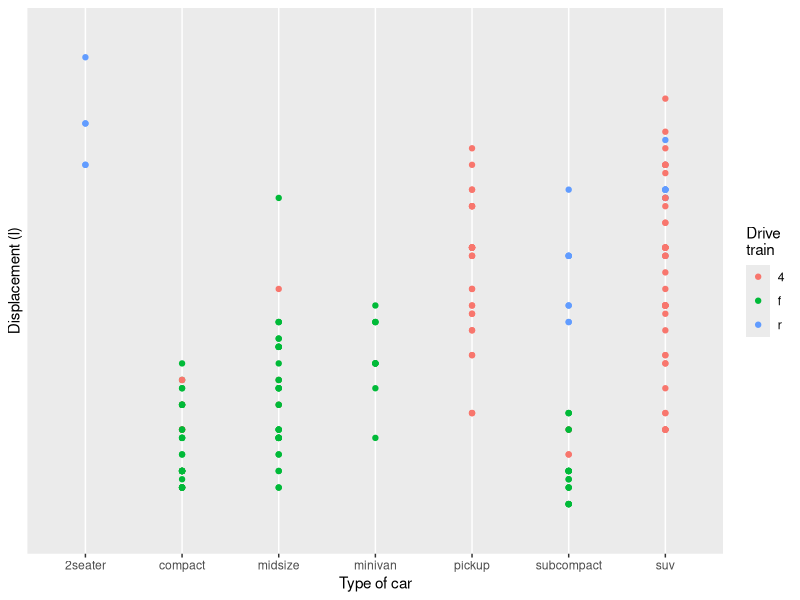

Write R code to recreate this figure.
## ---- chunk 1
knitr::opts_chunk$set(echo = TRUE)
## ---- chunk 2
library(tidyverse)
## ---- chunk 3
####################################
####################################
# ggplot(mpg, aes(displ)) + 
#   scale_y_continuous("Highway mpg") + 
#   scale_x_continuous() +
#   geom_point(aes(y = hwy))

# The above can be modified to:
# mpg %>% 
#   ggplot(aes(displ, hwy)) +
#   geom_point() +
#   labs(y = "Highway mpg")
####################################
####################################




####################################
####################################
# ggplot(mpg, aes(y = displ, x = class)) + 
#   scale_y_continuous("Displacement (l)") + 
#   scale_x_discrete("Car type") +
#   scale_x_discrete("Type of car") + 
#   scale_colour_discrete() + 
#   geom_point(aes(colour = drv)) + 
#   scale_colour_discrete("Drive\ntrain")

# The above can be modified to
# mpg %>% 
#   ggplot(aes(class, displ)) +
#   geom_point(aes(color = drv)) +
#   labs(x = "Type of car",
#        y = "Displacement (l)",
#        color = "Drive\ntrain")
####################################
####################################
## ---- chunk 4
mpg %>%
  ggplot(aes(class, displ)) +
  geom_point(aes(color = drv)) +
  scale_y_discrete() +
  labs(x = "Type of car",
       y = "Displacement (l)",
       color = "Drive\ntrain")
